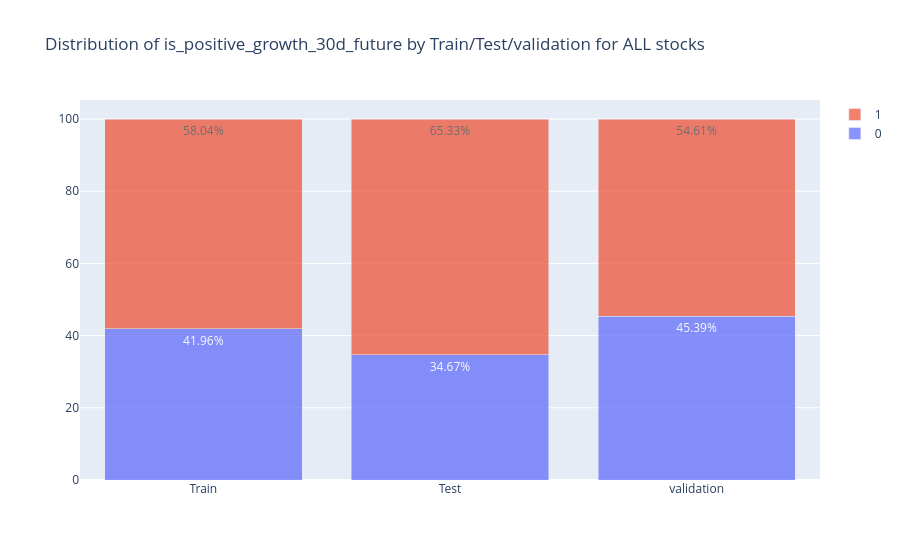

Notebook cell for this chart:
### Code cell
# ALL STOCKS: train/test/validation is more similar

# Count occurrences of 0 and 1 for each split
train_counts = df_with_dummies[df_with_dummies.split=='train']['is_positive_growth_30d_future'].value_counts(normalize=True)*100
test_counts = df_with_dummies[df_with_dummies.split=='test']['is_positive_growth_30d_future'].value_counts(normalize=True)*100
val_counts = df_with_dummies[df_with_dummies.split=='validation']['is_positive_growth_30d_future'].value_counts(normalize=True)*100

# Plot the data
fig = go.Figure()


# Add stacked bar charts for each split
fig.add_trace(go.Bar(x=['Train', 'Test', 'validation'], y=[train_counts[0], test_counts[0], val_counts[0]], name='0',
                     text=[f'{count:.2f}%' for count in [train_counts[0], test_counts[0], val_counts[0]]], textposition='auto'))
fig.add_trace(go.Bar(x=['Train', 'Test', 'validation'], y=[train_counts[1], test_counts[1], val_counts[1]], name='1',
                     text=[f'{count:.2f}%' for count in [train_counts[1], test_counts[1], val_counts[1]]], textposition='auto'))


fig.update_layout(barmode='stack', title='Distribution of is_positive_growth_30d_future by Train/Test/validation for ALL stocks')
fig.update_traces(opacity=0.75)

fig.show()

### Figure 1 — Plotly figure (JSON) as saved in the notebook; plotly's stock layout.template omitted (floating-point values rounded to 4 significant figures)
{"data": [{"name": "0", "opacity": 0.75, "text": ["41.96%", "34.67%", "45.39%"], "textposition": "auto", "type": "bar", "x": ["Train", "Test", "validation"], "y": [41.96, 34.67, 45.39]}, {"name": "1", "opacity": 0.75, "text": ["58.04%", "65.33%", "54.61%"], "textposition": "auto", "type": "bar", "x": ["Train", "Test", "validation"], "y": [58.04, 65.33, 54.61]}], "layout": {"barmode": "stack", "title": {"text": "Distribution of is_positive_growth_30d_future by Train/Test/validation for ALL stocks"}}}
